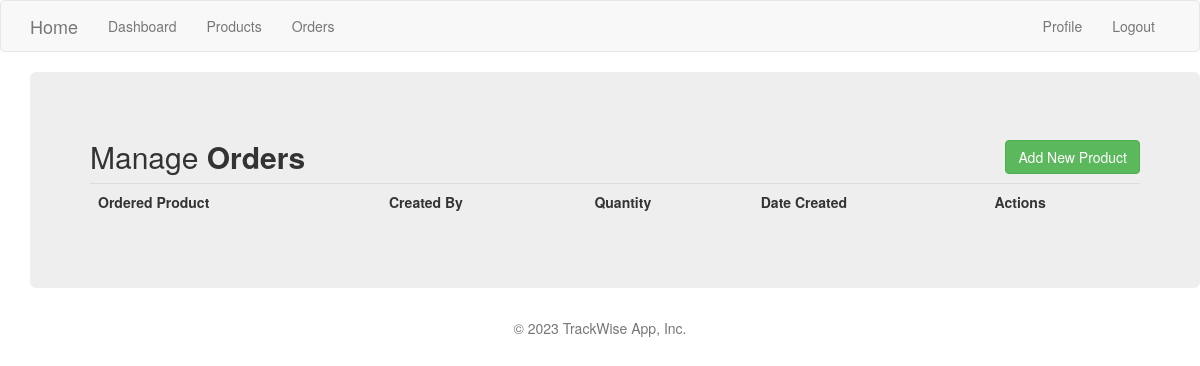
/orders (signed in), run on an earlier commit of the app's database.
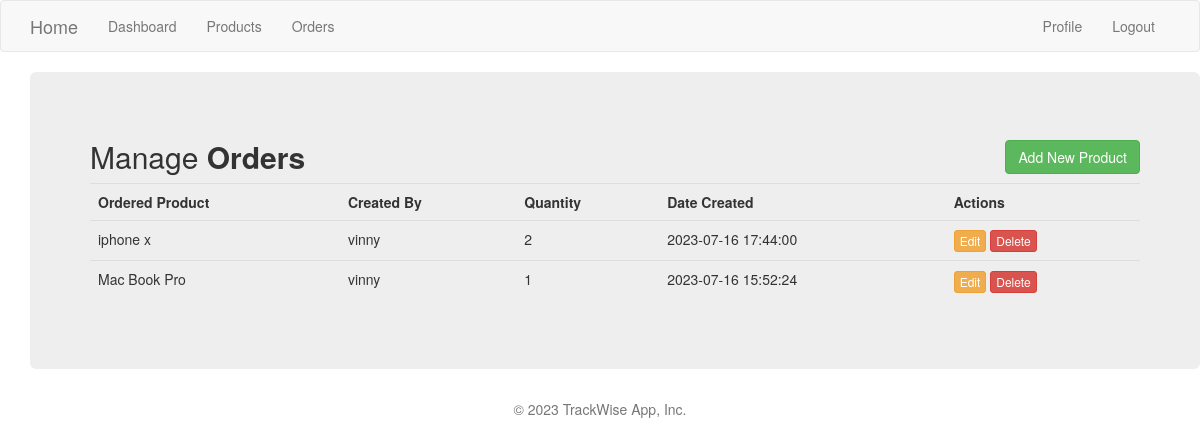
And on a later commit of the database.
### app/models.py (models this page shows, shortened)
class Order(db.Model):
    id = db.Column(db.Integer, primary_key=True)
    product = db.Column(db.String, nullable=True)
    created_by = db.Column(db.String, nullable=True)
    order_quantity = db.Column(db.Integer, nullable=True)
    date_created = db.Column(db.DateTime, nullable=False, default=datetime.utcnow)

### app/main/routes.py (the view, shortened to what this page needs)
@bp.route('/orders', methods=['GET', 'POST'])
@login_required
def orders():
    orders = Order.query.all()
    products = Product.query.all()
    user = User.query.filter_by().first_or_404()
    form = OrderForm(request.form)
    context = {
        "orders": orders,
        "form": form,
        "user": user,
        "products": products
    }
    return render_template('orders.html',title="Orders", context=context)

### app/models.py (called while the page is built)
@login.user_loader
def load_user(id):
    return User.query.get(int(id))

### app/templates/orders.html (shortened to what this page needs)
{% extends 'base.html' %}
{% block app_content %}
<div class="container">
    <div class="row">
        <div class="col md-12">
            <div class="jumbotron p-3">
                <h2>Manage <b>Orders</b><button type="button" class="btn btn-success" style="float: right";
                    data-toggle="modal" data-target="#mymodal">Add New Product</button></h2>
                <table class="table table-hover table-dark">
                    <tr>
                        <th>Ordered Product</th>
                        <th>Created By</th>
                        <th>Quantity</th>
                        <th>Date Created</th>
                        <th>Actions</th>
                    </tr>
                        {% for order in context.orders %}
                        <tr>
                            <td>{{ order.product}}</td>
                            <td>{{ order.created_by}}</td>
                            <td>{{ order.order_quantity}}</td>
                            <td>{{ order.date_created}}</td>
                            <td>
                                <a href="/Update/{{order.id}}" class="btn btn-warning btn-xs" data-toggle="modal" data-target="#modaledit{{order.id}}">Edit</a>
                                <a href="/Delete/{{order.id}}" class="btn btn-danger btn-xs" onclick="return confirm('Are you sure you want to delete')" >Delete</a>
                            </td>
                        </tr>
                    {% endfor %}
                </table>
            </div>
        </div>
    </div>
</div>
{% endblock%}

What changed in the data, as far as the page shows it:
added Order: product "iphone x", created_by "vinny", order_quantity "2", date_created "2023-07-16 17:44:00"
added Order: product "Mac Book Pro", created_by "vinny", order_quantity "1", date_created "2023-07-16 15:52:24"
